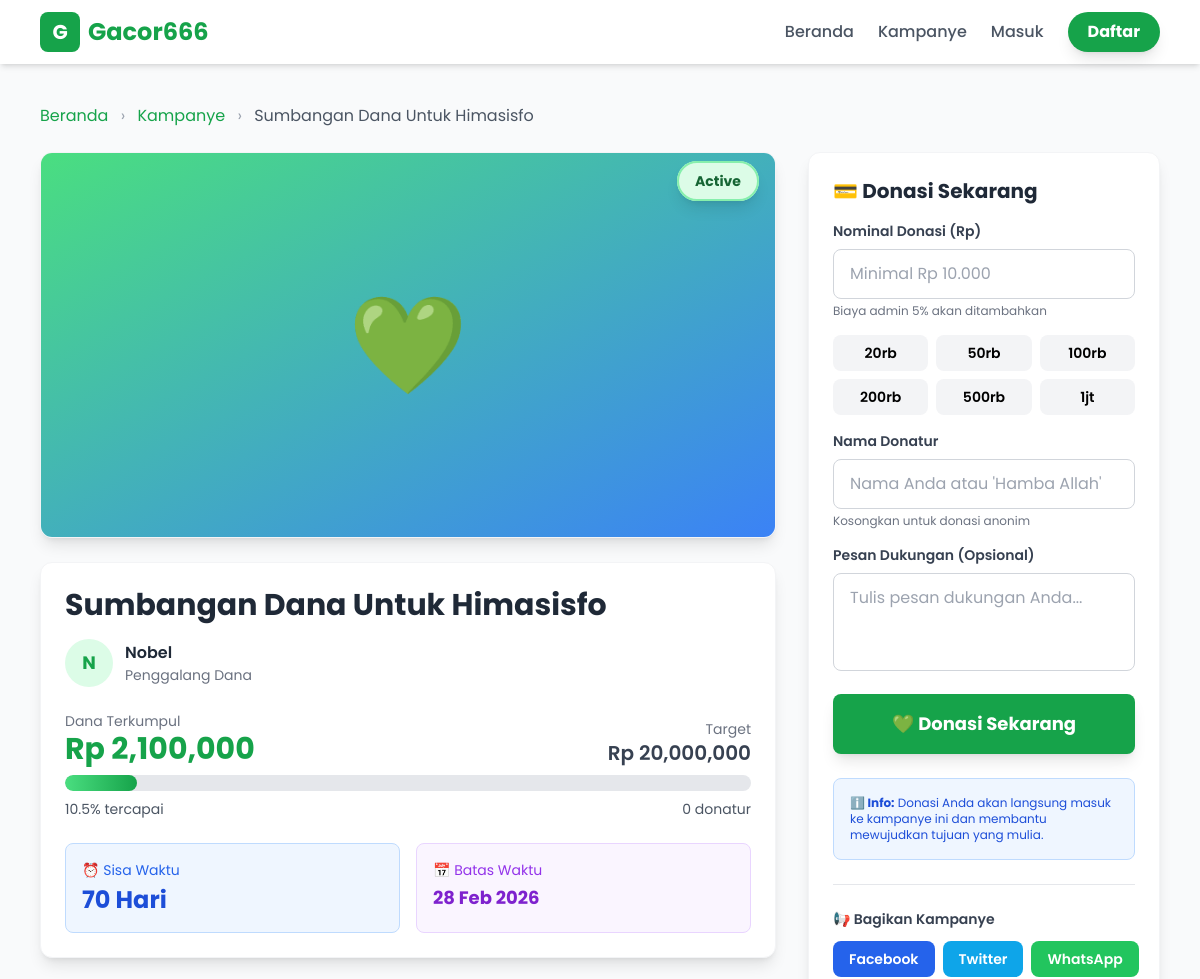
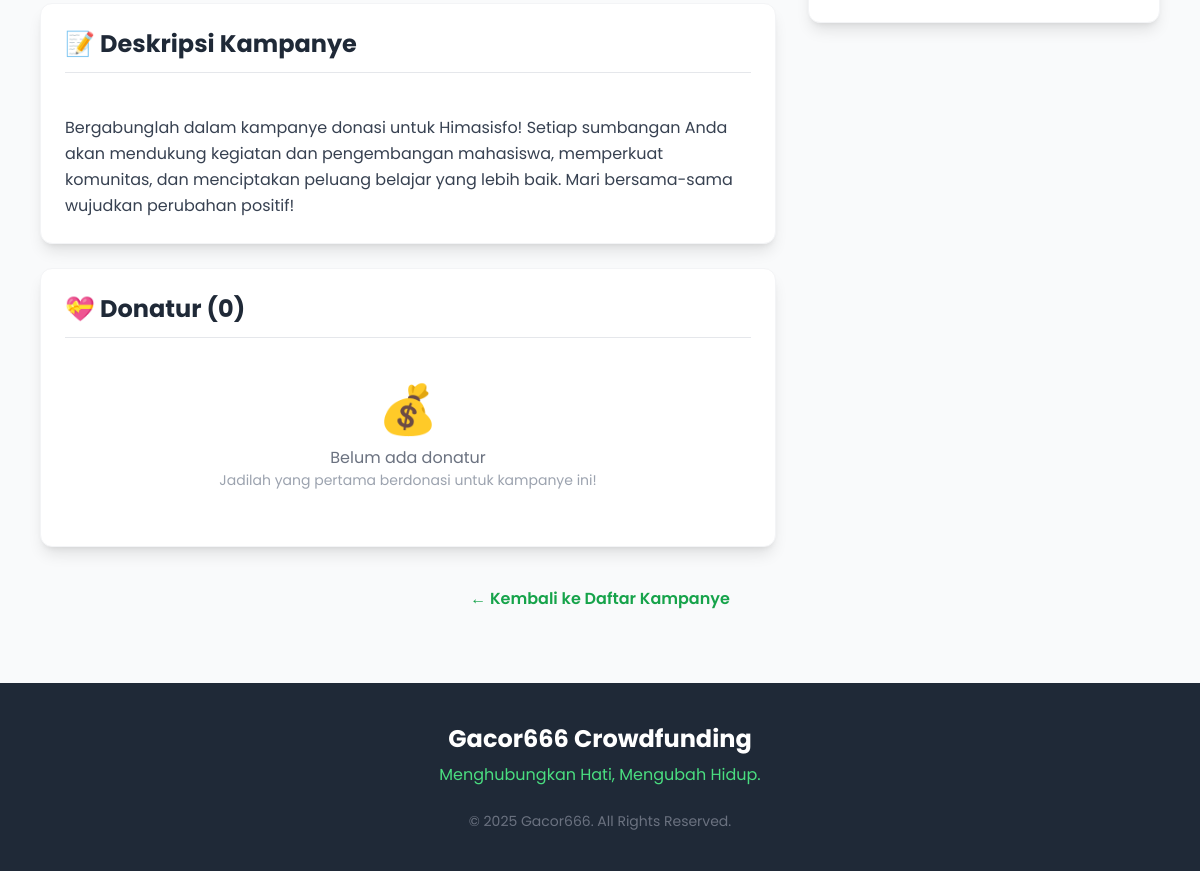
The page /campaign_detail.php?id=4 on the database its author committed (2 pictures, top to bottom).
### tables this page shows
CREATE TABLE `campaigns` (
  `id` int(11) NOT NULL,
  `user_id` int(11) NOT NULL,
  `judul` varchar(255) NOT NULL,
  `deskripsi` text NOT NULL,
  `target_donasi` decimal(15,2) NOT NULL,
  `dana_terkumpul` decimal(15,2) DEFAULT 0.00,
  `batas_waktu` date NOT NULL,
  `gambar_url` varchar(255) DEFAULT 'default.jpg',
  `rejection_reason` text DEFAULT NULL,
  `ktp_file` varchar(255) DEFAULT NULL,
  `kk_file` varchar(255) DEFAULT NULL,
  `surat_polisi_file` varchar(255) DEFAULT NULL,
  `foto_diri_file` varchar(255) DEFAULT NULL,
  `admin_notes` text DEFAULT NULL,
  `status` enum('pending','active','rejected','completed') DEFAULT 'pending',
  `created_at` timestamp NOT NULL DEFAULT current_timestamp()
);

CREATE TABLE `users` (
  `id` int(11) NOT NULL,
  `nama_lengkap` varchar(100) NOT NULL,
  `email` varchar(100) NOT NULL,
  `password` varchar(255) NOT NULL,
  `no_hp` varchar(20) DEFAULT NULL,
  `role` enum('admin','user') DEFAULT 'user',
  `created_at` timestamp NOT NULL DEFAULT current_timestamp()
);

### campaign_detail.php (the view, shortened to what the rows shown need)
<?php
require 'config.php';
$campaign_id = isset($_GET['id']) ? (int)$_GET['id'] : 0;
$stmt = $pdo->prepare("
    SELECT c.*, u.nama_lengkap as creator_name, u.email as creator_email
    FROM campaigns c
    LEFT JOIN users u ON c.user_id = u.id
    WHERE c.id = ?
");
$stmt->execute([$campaign_id]);
$campaign = $stmt->fetch();
$stmtCount = $pdo->prepare("
    SELECT COUNT(*) as total_donatur
    FROM donations
    WHERE campaign_id = ? AND status_pembayaran = 'paid'
");
$stmtCount->execute([$campaign_id]);
$donaturCount = $stmtCount->fetch();
$persen = ($campaign['target_donasi'] > 0) ? ($campaign['dana_terkumpul'] / $campaign['target_donasi']) * 100 : 0;
$deadline = new DateTime($campaign['batas_waktu']);
$today = new DateTime();
$diff = $today->diff($deadline);
$sisaHari = ($today <= $deadline) ? $diff->days : 0;
$isExpired = ($today > $deadline);
$statusColors = [
    'pending' => 'bg-yellow-100 text-yellow-800 border-yellow-300',
    'active' => 'bg-green-100 text-green-800 border-green-300',
    'rejected' => 'bg-red-100 text-red-800 border-red-300',
    'completed' => 'bg-purple-100 text-purple-800 border-purple-300'
];
$statusColor = $statusColors[$campaign['status']] ?? 'bg-gray-100 text-gray-800 border-gray-300';
?>
<!DOCTYPE html>
<html lang="id">
<head>
    <script src="https://cdn.tailwindcss.com"></script>
</head>
<body class="bg-gray-50 flex flex-col min-h-screen">
    <main class="container mx-auto px-4 py-10 max-w-6xl flex-grow">
        <div class="mb-6">
            <a href="index.php" class="text-green-600 hover:text-green-700">Beranda</a>
            <span class="text-gray-400 mx-2">›</span>
            <a href="campaigns.php" class="text-green-600 hover:text-green-700">Kampanye</a>
            <span class="text-gray-400 mx-2">›</span>
            <span class="text-gray-600"><?= htmlspecialchars($campaign['judul']) ?></span>
        </div>
        <div class="grid grid-cols-1 lg:grid-cols-3 gap-8">
            <div class="lg:col-span-2 space-y-6">
                <div class="bg-white rounded-xl shadow-lg overflow-hidden border border-gray-100">
                    <div class="relative">
                        <div class="absolute top-4 right-4">
                            <span class="px-4 py-2 rounded-full text-sm font-bold shadow-lg border-2 <?= $statusColor ?>">
                                <?= ucfirst($campaign['status']) ?>
                            </span>
                        </div>
                    </div>
                </div>
                <div class="bg-white rounded-xl shadow-lg p-6 border border-gray-100">
                    <h1 class="text-3xl font-bold text-gray-800 mb-4"><?= htmlspecialchars($campaign['judul']) ?></h1>
                    <div class="flex items-center gap-3 text-gray-600 mb-6">
                        <div class="w-12 h-12 bg-green-100 rounded-full flex items-center justify-center text-green-600 font-bold text-lg">
                            <?= strtoupper(substr($campaign['creator_name'], 0, 1)) ?>
                        </div>
                        <div>
                            <p class="font-semibold text-gray-800"><?= htmlspecialchars($campaign['creator_name']) ?></p>
                            <p class="text-sm text-gray-500">Penggalang Dana</p>
                        </div>
                    </div>
                    <div class="mb-6">
                        <div class="flex justify-between items-end mb-2">
                            <div>
                                <p class="text-sm text-gray-500">Dana Terkumpul</p>
                                <p class="text-3xl font-bold text-green-600">Rp <?= number_format($campaign['dana_terkumpul']) ?></p>
                            </div>
                            <div class="text-right">
                                <p class="text-sm text-gray-500">Target</p>
                                <p class="text-xl font-semibold text-gray-700">Rp <?= number_format($campaign['target_donasi']) ?></p>
                            </div>
                        </div>
                        <div class="w-full bg-gray-200 rounded-full h-4 overflow-hidden mb-2">
                        </div>
                        <div class="flex justify-between text-sm text-gray-600">
                            <span><?= number_format($persen, 1) ?>% tercapai</span>
                            <span><?= $donaturCount['total_donatur'] ?> donatur</span>
                        </div>
                    </div>
                    <div class="grid grid-cols-2 gap-4">
                        <div class="bg-blue-50 p-4 rounded-lg border border-blue-200">
                            <p class="text-sm text-blue-600 mb-1">⏰ Sisa Waktu</p>
                            <p class="text-2xl font-bold text-blue-700">
                                <?php if ($isExpired): ?>
                                    Berakhir
                                <?php else: ?>
                                    <?= $sisaHari ?> Hari
                                <?php endif; ?>
                            </p>
                        </div>
                        <div class="bg-purple-50 p-4 rounded-lg border border-purple-200">
                            <p class="text-sm text-purple-600 mb-1">📅 Batas Waktu</p>
                            <p class="text-lg font-bold text-purple-700"><?= date('d M Y', strtotime($campaign['batas_waktu'])) ?></p>
                        </div>
                    </div>
                </div>
                <div class="bg-white rounded-xl shadow-lg p-6 border border-gray-100">
                    <h2 class="text-2xl font-bold text-gray-800 mb-4 border-b pb-3">📝 Deskripsi Kampanye</h2>
                    <div class="prose max-w-none text-gray-700 leading-relaxed whitespace-pre-line">
                        <?= htmlspecialchars($campaign['deskripsi']) ?>
                    </div>
                </div>
                <div class="bg-white rounded-xl shadow-lg p-6 border border-gray-100">
                    <h2 class="text-2xl font-bold text-gray-800 mb-4 border-b pb-3">💝 Donatur (<?= $donaturCount['total_donatur'] ?>)</h2>
                </div>            </div>
        </div>
    </main>
    <footer class="bg-gray-800 text-white py-10 mt-8">
        <div class="container mx-auto px-4 text-center">
            <h2 class="text-2xl font-bold mb-2">Gacor666 Crowdfunding</h2>
        </div>
    </footer>
</body>
</html>

### rows shown on the page
campaigns: judul "Sumbangan Dana Untuk Himasisfo", status "Active", user.nama_lengkap "N", user.nama_lengkap "Nobel", dana_terkumpul "2,100,000", target_donasi "20,000,000", persen "10.5", batas_waktu "28 Feb 2026", deskripsi "Bergabunglah dalam kampanye donasi untuk Himasisfo! Setiap sumbangan Anda akan mendukung kegiatan dan pengembangan mahasiswa, memperkuat komunitas, dan menciptakan peluang belajar yang lebih baik. Mari bersama-sama wujudkan perubahan positif!"

### other values the page prints
$donaturCount['total_donatur'] "0"
